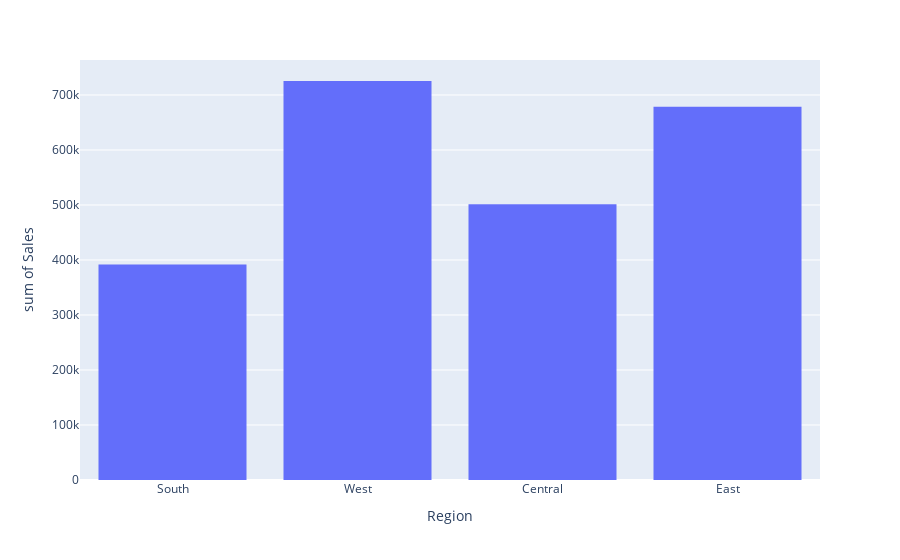

Notebook code cell kept with this figure:
### Markdown cell above
## Histograma - Vendas por cidade

### Code cell
px.histogram(df_loja, x="Region", y="Sales")

### Figure 1 — Plotly figure (JSON) as saved in the notebook; plotly's stock layout.template omitted (floating-point values rounded to 4 significant figures; data arrays with more than 128 entries replaced by an {"elided": "..."} marker saying what was removed)
{"data": [{"alignmentgroup": "True", "bingroup": "x", "histfunc": "sum", "hovertemplate": "Region=%{x}<br>sum of Sales=%{y}<extra></extra>", "legendgroup": "", "marker": {"color": "#636efa", "pattern": {"shape": ""}}, "name": "", "offsetgroup": "", "orientation": "v", "showlegend": false, "type": "histogram", "x": {"elided": "9994 str values"}, "xaxis": "x", "y": {"elided": "9994 float values"}, "yaxis": "y"}], "layout": {"barmode": "relative", "legend": {"tracegroupgap": 0}, "margin": {"t": 60}, "xaxis": {"anchor": "y", "domain": [0, 1], "title": {"text": "Region"}}, "yaxis": {"anchor": "x", "domain": [0, 1], "title": {"text": "sum of Sales"}}}}
